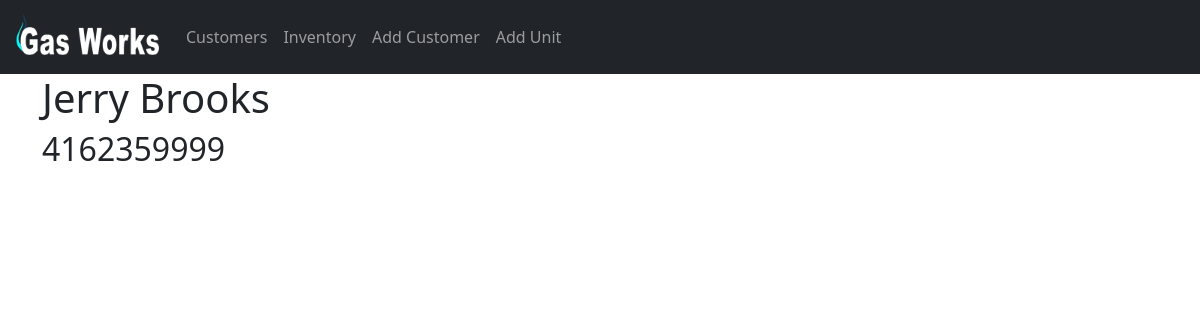
/customers/2, run on the app's committed database.
### service/models.py (models this page shows, shortened)
class Customer(models.Model):
    first_name = models.CharField(max_length=50)
    last_name = models.CharField(max_length=50)
    phone = models.CharField(max_length=12)
    company = models.CharField(max_length=50, null=True)

### service/views.py (the view)
# urls.py: path("customers/<int:profile_id>", views.profile, name="profile"),
def profile(request, profile_id):
    profile_id = Customer.objects.get(id=profile_id)
    units = Unit.objects.filter(customer=profile_id)
    return render(request, "service/profile.html", {
        "profile_id": profile_id,
        "units": units
    })

### service/templates/service/profile.html (shortened to what this page needs)
{% extends "service/layout.html" %}
{% block body %}
    <h1>
        {{ profile_id.first_name }} {{ profile_id.last_name }}
    </h1>
    <h2>
        {{ profile_id.phone }}
    </h2>
{% endblock %}

### data on the page
Customer: first_name "Jerry", last_name "Brooks", phone "4162359999"
